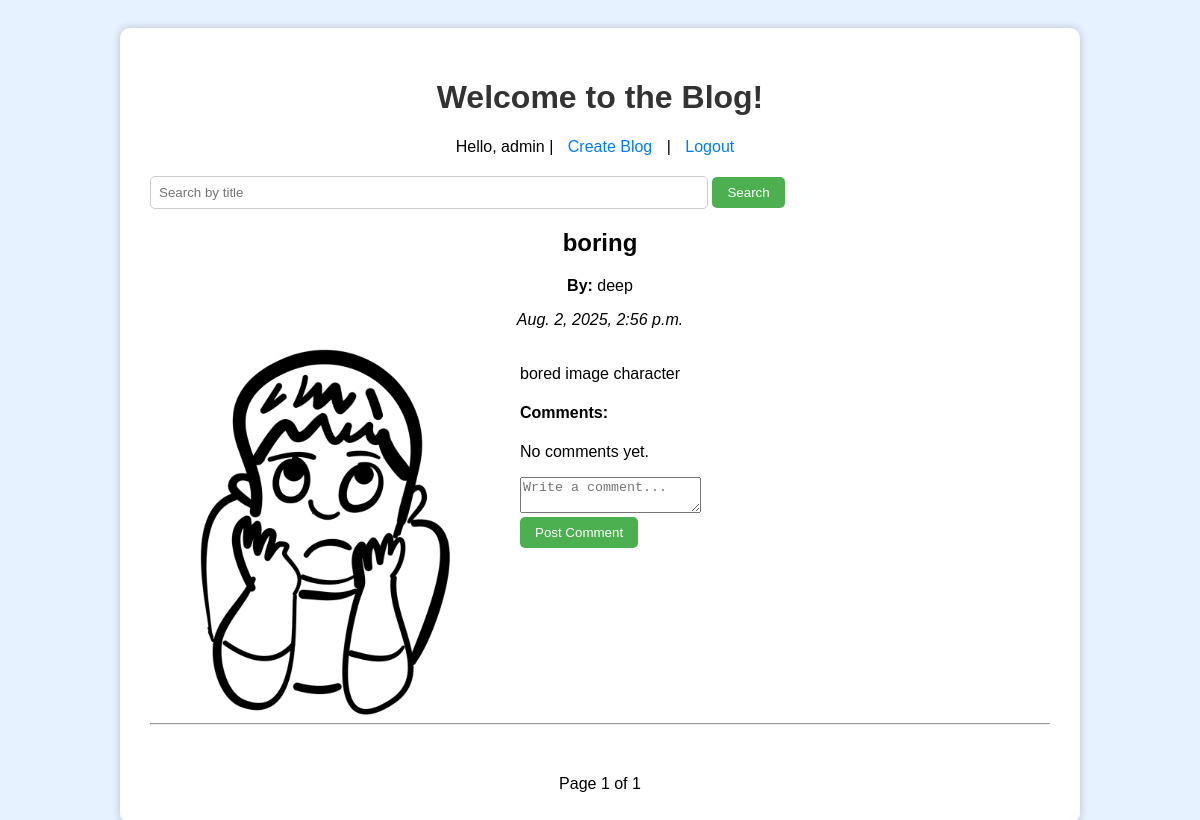
The app's page / (signed in) with its own data.
### main_app/models.py (models this page shows)
class Blog(models.Model):
    title = models.CharField(max_length=200)
    content = models.TextField()
    image = models.ImageField(upload_to='blog_images/', blank=True, null=True)
    author = models.ForeignKey(User, on_delete=models.CASCADE)
    created_at = models.DateTimeField(auto_now_add=True)
    image = models.ImageField(upload_to='blog_images/', blank=True, null=True)

### main_app/views.py (the view)
# urls.py: path('', views.home, name='home'),
@login_required
def home(request):
    query = request.GET.get('q')
    if query:
        blogs = Blog.objects.filter(title__icontains=query).order_by('-created_at')
    else:
        blogs = Blog.objects.all().order_by('-created_at')
    paginator = Paginator(blogs, 3)  # Show 3 blogs per page
    page_number = request.GET.get('page')
    page_obj = paginator.get_page(page_number)
    return render(request, 'home.html', {'page_obj': page_obj, 'query': query})

### main_app/templates/home.html (shortened to what this page needs)
<!DOCTYPE html>
<html>
<head>
</head>
<body><centre>
    <div class="container">
        <h1>Welcome to the Blog!</h1>
        {% if user.is_authenticated %}
            <div class="top-bar">
                Hello, {{ user.username }} |
                <a href="{% url 'create_blog' %}">Create Blog</a> |
                <a href="{% url 'logout' %}">Logout</a>
            </div>
            <form method="GET" action="{% url 'home' %}">
                <input type="text" name="q" placeholder="Search by title" value="{{ query|default:'' }}">
                <button type="submit">Search</button>
            </form>
            {% for blog in page_obj %}
    <div style="margin-bottom: 50px; text-align: center;">
        <h2>{{ blog.title }}</h2>
        <p><strong>By:</strong> {{ blog.author.username }}</p>
        <p><em>{{ blog.created_at }}</em></p>
        <div style="display: flex; justify-content: flex-start; align-items: flex-start; gap: 70px; margin-top: 20px;margin-left:50px;">
            {% if blog.image %}
                <img src="{{ blog.image.url }}" width="250" style="border-radius: 8px;">
            {% endif %}
            <div style="text-align: left; max-width: 500px;">
                <p>{{ blog.content }}</p>
                <h4>Comments:</h4>
                {% for comment in blog.comments.all %}
                    <p><strong>{{ comment.author.username }}:</strong> {{ comment.text }}</p>
                {% empty %}
                    <p>No comments yet.</p>
                {% endfor %}
                <form method="POST" action="{% url 'comment_blog' blog.id %}">
                    <textarea name="text" placeholder="Write a comment..." required></textarea><br>
                    <button type="submit">Post Comment</button>
                </form>
            </div>
        </div>
        <hr>
    </div>
{% endfor %}
            <div class="pagination">
                <span>Page {{ page_obj.number }} of {{ page_obj.paginator.num_pages }}</span>
            </div>
        {% else %}
            <p><a href="{% url 'login' %}">Login</a> to view blogs.</p>
        {% endif %}
    </div>
</body></centre>
</html>

### main_app/templates/home.html (style rules this page uses)
body { background-color: #e6f2ff; font-family: Arial, sans-serif; padding: 20px; }
.container { max-width: 900px; margin: auto; background: white; padding: 30px; border-radius: 10px; box-shadow: 0 0 10px rgba(0,0,0,0.2); }
h1 { text-align: center; color: #333; }
.top-bar { text-align: center; margin-bottom: 20px; }
.top-bar a { margin: 0 10px; text-decoration: none; color: #007bff; }
form input[type="text"] { width: 60%; padding: 8px; border: 1px solid #ccc; border-radius: 5px; }
form button { padding: 8px 15px; border: none; background-color: #4CAF50; color: white; border-radius: 5px; }
.pagination { text-align: center; margin-top: 30px; }

### records on screen
Blog: title "boring", author.username "deep", created_at "Aug. 2, 2025, 2:56 p.m.", image (picture), content "bored image character"

### other values on screen
{{ user.username }} "admin"
{{ page_obj.number }} "1"
{{ page_obj.paginator.num_pages }} "1"
